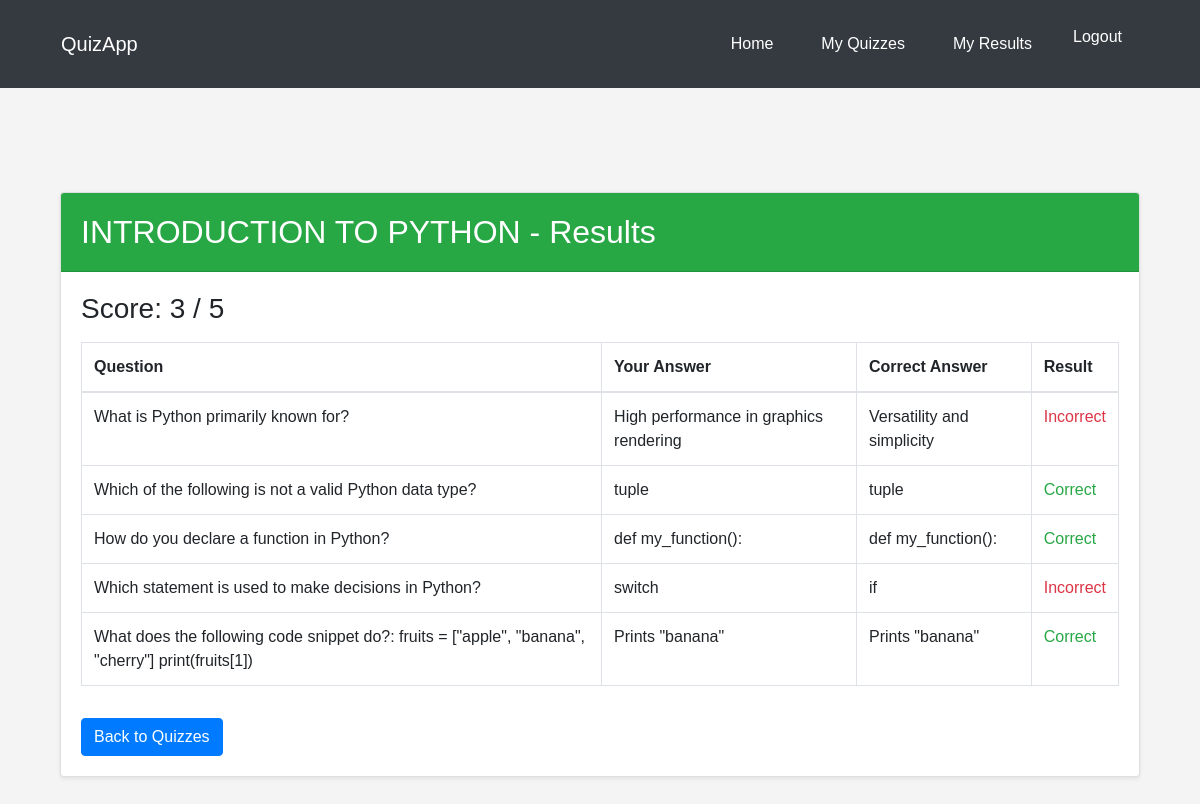
/quizzes/quiz/32/result/ (signed in), run on the app's committed database.
### quizzes/models.py (models this page shows, shortened)
class Quiz(models.Model):
    title = models.CharField(max_length=255)
    description = models.TextField()
    created_by = models.ForeignKey(User, on_delete=models.CASCADE)
    created_at = models.DateTimeField(auto_now_add=True)
    is_public = models.BooleanField(default=False)
    share_link = models.URLField(blank=True, null=True)

class Question(models.Model):
    quiz = models.ForeignKey(Quiz, on_delete=models.CASCADE, related_name='questions')
    text = models.CharField(max_length=1024)

class Choice(models.Model):
    question = models.ForeignKey(Question, on_delete=models.CASCADE, related_name='choices')
    text = models.CharField(max_length=255)
    is_correct = models.BooleanField(default=False)

### quizzes/views.py (the view)
# urls.py: path('quiz/<int:result_id>/result/', quiz_result, name='quiz_result'),
@login_required
def quiz_result(request, result_id):
    result = get_object_or_404(Result, id=result_id)
    user_answers = UserAnswer.objects.filter(quiz=result.quiz, user=result.user)
    results = []
    score = result.score
    total = result.quiz.questions.count()
    for user_answer in user_answers:
        correct_choice = user_answer.question.choices.filter(is_correct=True).first()
        correct_answer_text = correct_choice.text if correct_choice else "No correct answer provided"
        results.append({
            'question': user_answer.question,
            'user_answer': user_answer.choice.text,
            'correct_answer': correct_answer_text,
            'is_correct': user_answer.choice.is_correct
        })
    context = {
        'quiz': result.quiz,
        'results': results,
        'score': score,
        'total': total
    }
    return render(request, 'quizzes/quiz_result.html', context)

### templates/quizzes/quiz_result.html (shortened to what this page needs)
{% extends 'base.html' %}
{% load crispy_forms_tags %}
{% block content %}
<div class="container mt-5">
    <div class="card shadow-sm">
        <div class="card-header bg-success text-white">
            <h2 class="my-2">{{ quiz.title }} - Results</h2>
        </div>
        <div class="card-body">
            <h3>Score: {{ score }} / {{ total }}</h3>
            <table class="table table-bordered mt-3">
                <thead>
                    <tr>
                        <th>Question</th>
                        <th>Your Answer</th>
                        <th>Correct Answer</th>
                        <th>Result</th>
                    </tr>
                </thead>
                <tbody>
                    {% for result in results %}
                    <tr>
                        <td>{{ result.question.text }}</td>
                        <td>{{ result.user_answer }}</td>
                        <td>{{ result.correct_answer }}</td>
                        <td>
                            {% if result.is_correct %}
                            <span class="text-success">Correct</span>
                            {% else %}
                            <span class="text-danger">Incorrect</span>
                            {% endif %}
                        </td>
                    </tr>
                    {% endfor %}
                </tbody>
            </table>
            <a href="{% url 'quiz_list' %}" class="btn btn-primary mt-3">Back to Quizzes</a>
        </div>
    </div>
</div>
{% endblock %}

### static/css/styles.css (style rules this page uses)
body { font-family: Arial, sans-serif; margin: 0; padding: 0; background-color: #f4f4f4; }

### data on the page
Quiz: title "INTRODUCTION TO PYTHON"
Question: question.text "What is Python primarily known for?", user_answer "High performance in graphics rendering", correct_answer "Versatility and simplicity", shows "Incorrect"
Question: question.text "Which of the following is not a valid Python data type?", user_answer "tuple", correct_answer "tuple", shows "Correct"
Question: question.text "How do you declare a function in Python?", user_answer "def my_function():", correct_answer "def my_function():", shows "Correct"
Question: question.text "Which statement is used to make decisions in Python?", user_answer "switch", correct_answer "if", shows "Incorrect"
Question: question.text "What does the following code snippet do?: fruits = [\"apple\", \"banana\", \"cherry\"] print(fruits[1])", user_answer "Prints \"banana\"", correct_answer "Prints \"banana\"", shows "Correct"

### other printed values
{{ score }} "3"
{{ total }} "5"
